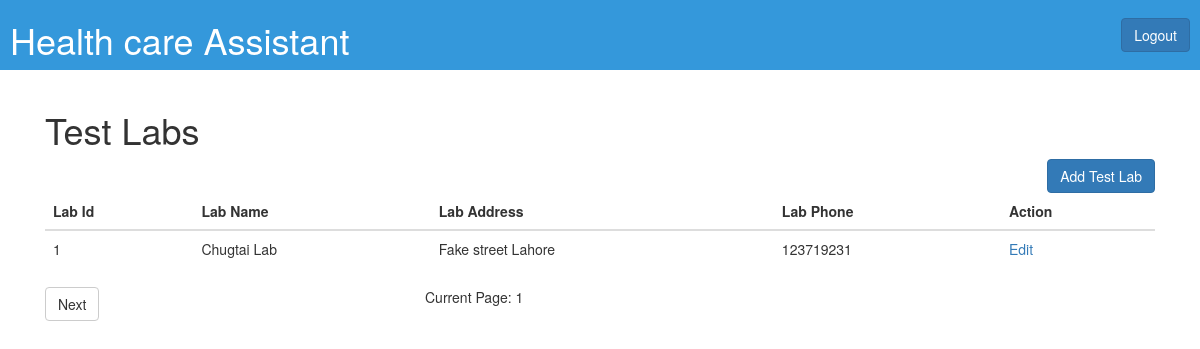
Screenshot of /test-labs/index.php (signed in) with the database file from the repository.
### tables this page shows
CREATE TABLE `test_lab` (
  `testLabId` int(255) NOT NULL,
  `testLabName` text DEFAULT NULL,
  `testLabAddress` varchar(255) DEFAULT NULL,
  `testLabPhone` varchar(255) DEFAULT NULL
);

### functions.php (called while the page is built, shortened)
<?php
require('connection.php');
function getTestLabs( $offset,  $limit) {
    global $mysqli;
    $query = "SELECT * FROM test_lab LIMIT ".$limit." OFFSET ".$offset;
    $queryResult = $mysqli -> query($query);
    $labs = [];
    if($queryResult) {
        $labs = $queryResult -> fetch_all(MYSQLI_ASSOC);
    }
    else {
        echo "Error in executing query\n";
        echo $mysqli->error;
    }
    return $labs;
}
?>

### test-labs/index.php (the view, shortened to what this page needs)
<?php
    require("../functions.php");
    $pageNum = 0;
    $limit = 20;
    $offset = $pageNum * $limit;
    $labs = getTestLabs( $offset,  $limit);
?>
<!DOCTYPE html>
<html lang="en" xmlns="http://www.w3.org/1999/html">
<head>
    <link rel="stylesheet" type="text/css" href="../style1.css">
    <link rel="stylesheet" href="https://maxcdn.bootstrapcdn.com/bootstrap/3.4.0/css/bootstrap.min.css">
</head>
<body class="bg">
    <div id="header">
    <h1><a href="../adminportal.php" style="text-decoration:none; color: white;">Health care Assistant</a></h1>
        <a href="../logout-admin.php" class="btn btn-primary">Logout</a>
    </div>
    <div class="container">
        <div class="col-md-12">
        <h1>Test Labs</h1>
            <div class="action-btns">
                <a href="add.php" class="btn btn-primary pull-right">Add Test Lab</a>
            </div>
            <table class="table" id="prescription-table">
                <thead class="thead-light">
                    <tr>
                        <th scope="col">Lab Id</th>
                        <th scope="col">Lab Name</th>
                        <th scope="col">Lab Address</th>
                        <th scope="col">Lab Phone</th>
                        <th scope="col">Action</th>
                    </tr>
                </thead>
                <tbody>
                    <?php for ($i=0; $i < count($labs); $i++) { ?>
                    <tr>
                        <td><?php echo $labs[$i]['testLabId']; ?></td>
                        <td><?php echo $labs[$i]['testLabName']; ?></td>
                        <td><?php echo $labs[$i]['testLabAddress']; ?></td>
                        <td><?php echo $labs[$i]['testLabPhone']; ?></td>
                        <td><a href="edit.php?testLabId=<?php echo $labs[$i]['testLabId']; ?>">Edit</a></td>
                    </tr>
                    <?php } ?>
                </tbody>
            </table>
            <div class="row">
                <div class="col-md-4">
                    <div class="btn-group" role="group">
                        <a href="index.php?pageNum=<?php echo $pageNum + 1; ?>" class="btn btn-default">Next</a>
                    </div>
                </div>
                <div class="col-md-4">Current Page: <?php echo $pageNum+1; ?></div>
            </div>
        </div>
    </div>
</body>
</html>

### style1.css (style rules this page uses)
body, html { height: 100%; margin: 0; }
.bg { background-image: url("OSZB6Y0.jpg"); background-size: cover; }
#header { background-color: #3498db; color: white; display: flex; justify-content: space-between; align-items: center; padding-left: 10px; padding-right: 10px; margin-bottom: 20px; }

### rows the page displays
test_lab: testLabId "1", testLabName "Chugtai Lab", testLabAddress "Fake street Lahore", testLabPhone "123719231"

### other values shown
$pageNum+1 "1"
